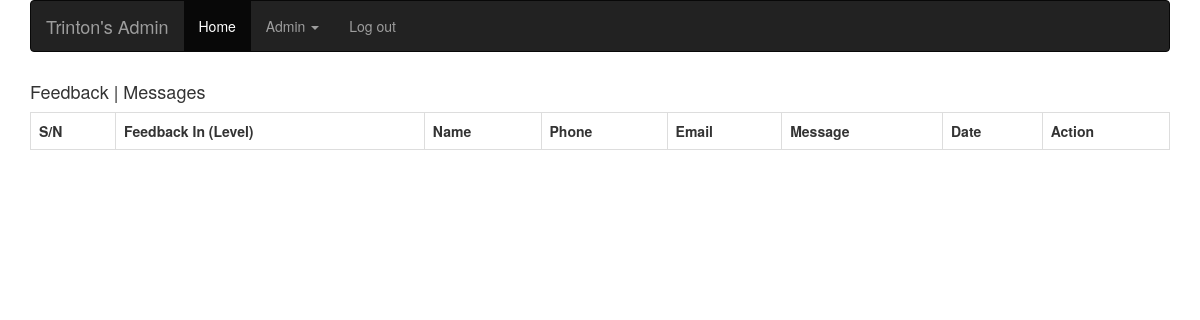
/cpanel/feedback.php, run on an earlier commit of the app's database.
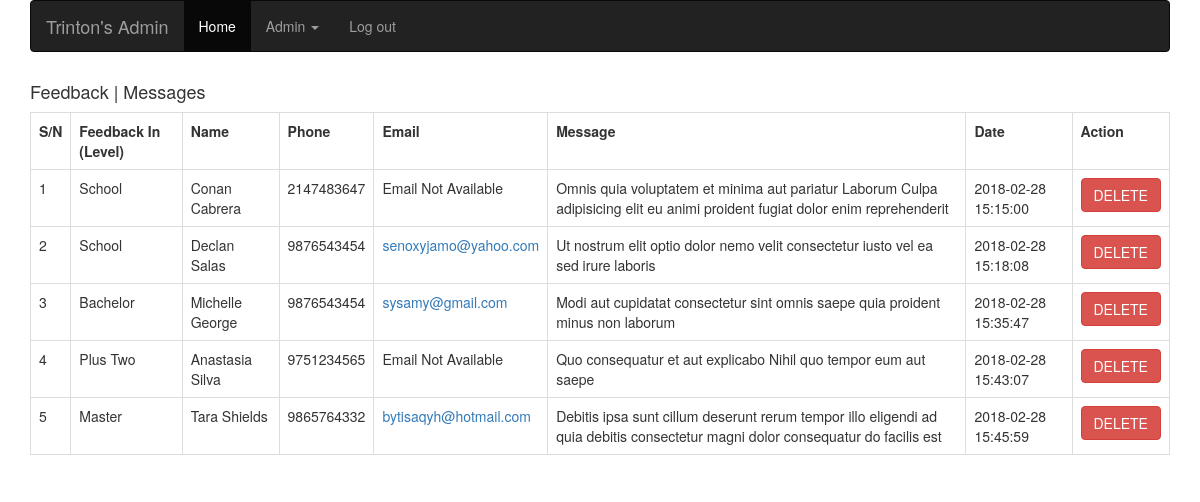
And on a later commit of the database.
### tables this page shows
CREATE TABLE `tbl_feedback` (
  `feedback_id` int(11) NOT NULL,
  `feedback_in` int(11) NOT NULL,
  `feedback_by` varchar(100) NOT NULL,
  `phone` varchar(10) NOT NULL,
  `email` varchar(100) NOT NULL,
  `feedback` text NOT NULL,
  `feedback_date` datetime NOT NULL
);

CREATE TABLE `tbl_level` (
  `level_id` int(11) NOT NULL,
  `level_name` varchar(100) NOT NULL,
  `updated_date` date NOT NULL
);

### cpanel/feedback.php (the view, shortened to what this page needs)
<?php
include('navigation.php');
?>
<div class="container">
	<div class="aparties">
			<?php
			require_once('../connection.php');
				?>
				<?php
			$feedback = "SELECT * FROM tbl_feedback AS f, tbl_level AS l WHERE f.feedback_in=l.level_id";
			$result = $conn->query($feedback);
			?>
		<h4> Feedback | Messages </h4>
		<table class="table table-bordered" >
			<tr class="heading">
				<th>S/N</th>
				<th>Feedback In (Level)</th>
				<th>Name</th>
				<th>Phone</th>
				<th>Email</th>
				<th>Message</th>
				<th>Date</th>
				<th>Action</th>
			</tr>
			<?php
			$counter = 0;
			while($data = $result->fetch_array())
			{
				?>
				<tr>
					<td><?php echo ++$counter; ?></td>
					<td><?php echo $data['level_name']; ?></td>
					<td><?php echo $data['feedback_by']; ?></td>
					<td><?php echo $data['phone']; ?></td>
					<?php
					if($data['email']=="Email Not Available"){
						?>
						<td><?php echo $data['email']; ?></td>
						<?php
					}else{
						?>
						<td><a href="https://mail.google.com"><?php echo $data['email']; ?></a></td>
						<?php
					}
					?>
					<td><?php echo $data['feedback']; ?></td>
					<td><?php echo $data['feedback_date']; ?></td>
					<td >
						<a class="btn btn-danger" href="javascript:confirmDelete('deleteFeedback.php?id=<?php echo $data['feedback_id']; ?>')">DELETE</a>
					</td>
				</tr>
				<?php }
				?>
			</table>
		</div>
	</div>

### cpanel/navigation.php (shortened to what this page needs)
<!DOCTYPE html>
<html>
<head>
  <link rel="stylesheet" href="../assets/css/bootstrap.css"/>
</head>
<body>
	<div class="container">
	<nav class="navbar navbar-inverse">
  <div class="container-fluid">
    <div class="navbar-header">
      <a class="navbar-brand" href="#">Trinton's Admin</a>
    </div>
    <ul class="nav navbar-nav">
      <li class="active"><a href="dashboard.php">Home</a></li>
      <li class="dropdown">
        <a class="dropdown-toggle" data-toggle="dropdown" href="#">Admin
        <span class="caret"></span></a>
      </li>
      <li><a href="logout.php">Log out</a></li>
    </ul>
  </div>
</nav>
</div>
</body>
</html>

What changed in the data, as far as the page shows it:
added tbl_feedback: tbl_level.level_name "School", feedback_by "Conan Cabrera", phone "2147483647", email "Email Not Available", feedback "Omnis quia voluptatem et minima aut pariatur Laborum Culpa adipisicing elit eu animi proident fugiat dolor enim reprehenderit", feedback_date "2018-02-28 15:15:00"
added tbl_feedback: tbl_level.level_name "School", feedback_by "Declan Salas", phone "9876543454", email "senoxyjamo@yahoo.com", feedback "Ut nostrum elit optio dolor nemo velit consectetur iusto vel ea sed irure laboris", feedback_date "2018-02-28 15:18:08"
added tbl_feedback: tbl_level.level_name "Bachelor", feedback_by "Michelle George", phone "9876543454", email "sysamy@gmail.com", feedback "Modi aut cupidatat consectetur sint omnis saepe quia proident minus non laborum", feedback_date "2018-02-28 15:35:47"
added tbl_feedback: tbl_level.level_name "Plus Two", feedback_by "Anastasia Silva", phone "9751234565", email "Email Not Available", feedback "Quo consequatur et aut explicabo Nihil quo tempor eum aut saepe", feedback_date "2018-02-28 15:43:07"
added tbl_feedback: tbl_level.level_name "Master", feedback_by "Tara Shields", phone "9865764332", email "bytisaqyh@hotmail.com", feedback "Debitis ipsa sunt cillum deserunt rerum tempor illo eligendi ad quia debitis consectetur magni dolor consequatur do facilis est", feedback_date "2018-02-28 15:45:59"
